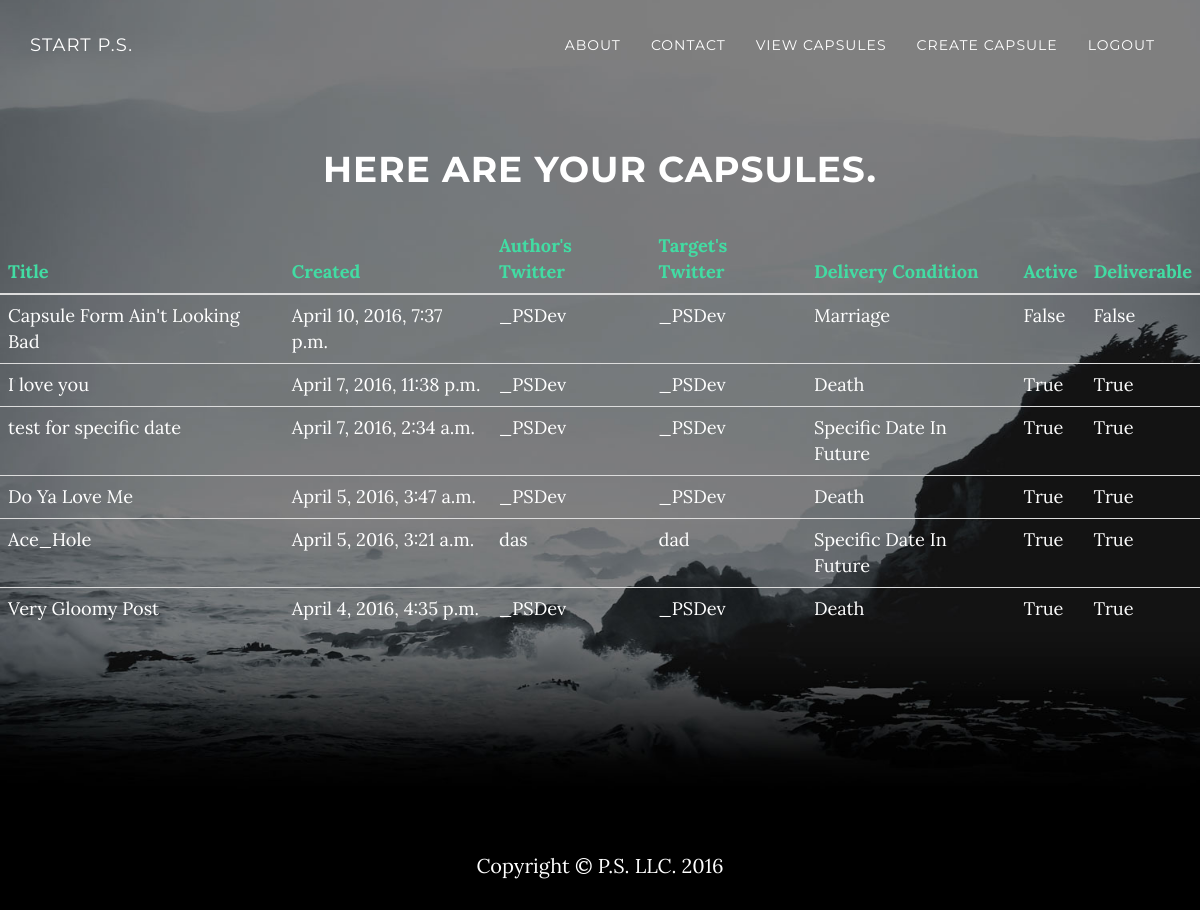
/capsules/ (signed in), run on an earlier commit of the app's database.
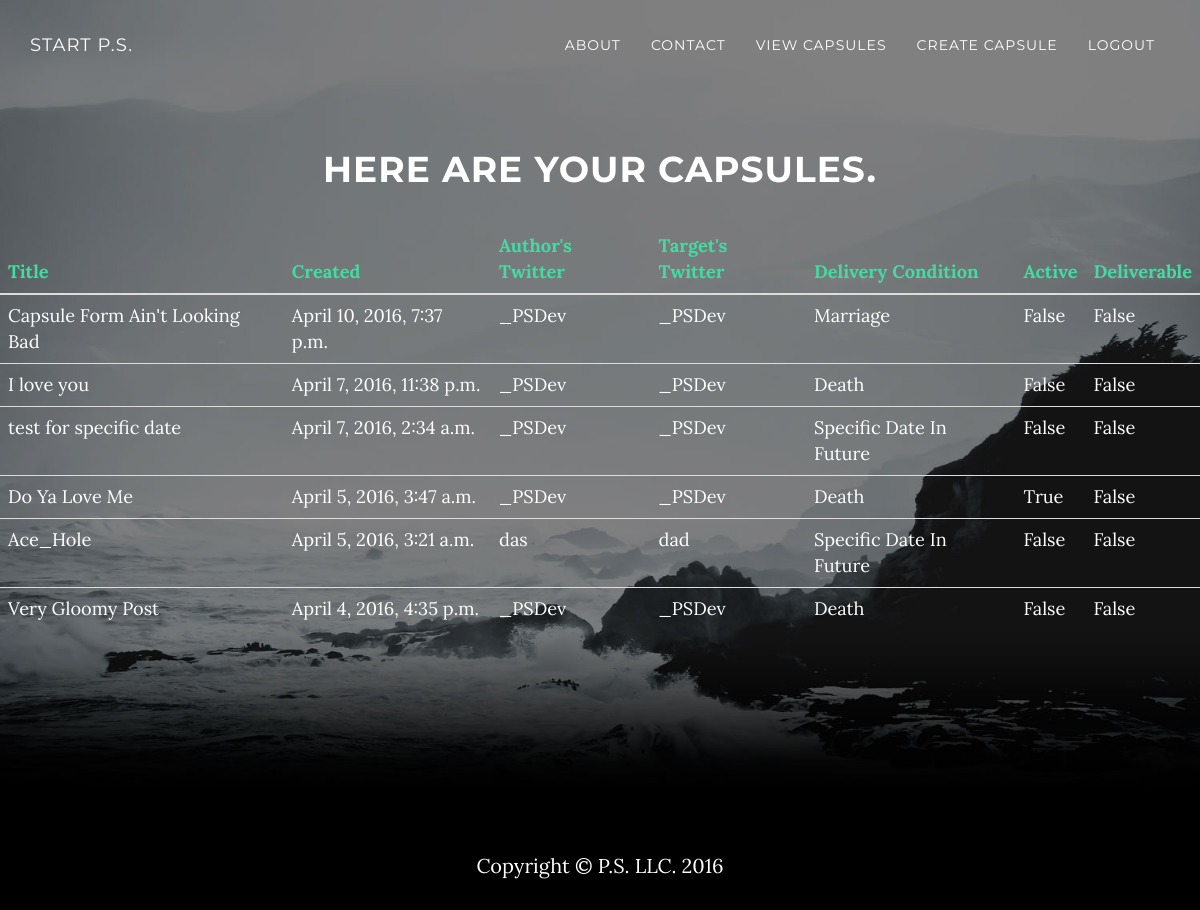
And on a later commit of the database.
### core/models.py (models this page shows, shortened)
class Capsule(models.Model):
    created = models.DateTimeField(auto_now_add=True)
    title = models.CharField(max_length=100, blank=True, default='')
    message = models.TextField(max_length=1000, blank=True, default='')
    file = models.FileField(blank=True, upload_to=partial(make_rng_filename, 'files'), null=True)
    activation_type = models.CharField(max_length=10, choices=FUTURE_ACTIVATION_CHOICES, default='D')
    delivery_condition = models.CharField(max_length=10, choices=FUTURE_DELIVERY_CHOICES, default='D')
    delivery_date = models.DateField(blank=True, null=True)
    owner = models.ForeignKey(User)
    is_active = models.BooleanField(default=False)
    is_deliverable = models.BooleanField(default=False)
    author_twitter = models.CharField(max_length=40, default='')
    target_twitter = models.CharField(max_length=40, default='')
    target_email = models.EmailField(blank=False, max_length=45, default='')
    target_firstname = models.CharField(blank=True,default='',max_length=30)
    retired = models.BooleanField(default=False)

### core/views.py (the view)
# urls.py: url(r'^capsules/$', views.display_capsules_view, name='display_capsules_view'),
@login_required(login_url='login')
def display_capsules_view(request):
    if request.method == 'GET':
        capsules = Capsule.objects.filter(owner=request.user).order_by(
            '-created')  # get all capsules belonging to a particular user,recent first
        capsules = translate_delivery_condition(
            capsules)  # convert DB delivery notation to verbose string,aka 'SD' -> Specific Date In The Future
        return render(request, 'display_capsules.html', {'capsules': capsules})

### core/views.py (called while the page is built)
def translate_delivery_condition(ax):
    for data in ax:
        data.delivery_condition = FUTURE_DELIVERY_DICT[data.delivery_condition]
    return ax

### core/templates/display_capsules.html
{% extends 'base.html' %}
{% block content %}
    <header class="intro">
        <div class="intro-body">
            <h1>Here are your capsules.</h1>
            <div class="row">
                <div class="col-lg-12 text-left ">
                    <div class="table-responsive ">
                        <table class="table " style="font-size:130%;color:white;">
                            <thead class="indigo">
                            <th>Title</th>
                            <th>Created</th>
                            <th>Author's Twitter</th>
                            <th>Target's Twitter</th>
                            <th>Delivery Condition</th>
                            <th>Active</th>
                            <th>Deliverable</th>
                            </thead>
                            {% for capsule in capsules %}
                                <tr>
                                    <td>{{ capsule.title }}</td>
                                    <td>{{ capsule.created }}</td>
                                    <td>{{ capsule.author_twitter }}</td>
                                    <td>{{ capsule.target_twitter }}</td>
                                    <td>{{ capsule.delivery_condition}}</td>
                                    <td>{{ capsule.is_active }}</td>
                                    <td>{{ capsule.is_deliverable }}</td>
                                </tr>
                            {% endfor %}
                        </table>
                    </div>
                </div>
            </div>
        </div>
    </header>
{% endblock %}

### core/templates/base.html (shortened to what this page needs)
<!DOCTYPE html>
<html lang="en">
<head>
    {% load staticfiles %}
    <link href="{% static "core/css/bootstrap.css" %}" rel="stylesheet">
    <link href="{% static "core/css/grayscale.css" %}" rel="stylesheet">
    <link href="{% static "core/css/font-awesome.min.css" %}" rel="stylesheet" type="text/css">
</head>
<body id="page-top" data-spy="scroll" data-target=".navbar-fixed-top">
<nav class="navbar navbar-custom navbar-fixed-top" role="navigation">
    <div class="container">
        <div class="navbar-header">
            {% if not user.is_authenticated %}
                <a class="navbar-brand page-scroll" href="/login">
            {% else %}
                <a class="navbar-brand page-scroll" href="/create_capsule">
            {% endif %}
             <span class="light">Start P.S.</span>
            </a>
        </div>
        <div class="collapse navbar-collapse navbar-right navbar-main-collapse">
            <ul class="nav navbar-nav">
                <li>
                    <a class="page-scroll" href="../#about">About</a>
                </li>
                <li>
                    <a class="page-scroll" href="../#contact">Contact</a>
                </li>
                {% if not user.is_authenticated %}
                    <li>
                        <a href="/login">Login</a>
                    </li>
                    <li>
                        <a class="page-scroll" href="../register">Register</a>
                    </li>
                {% else %}
                    <li>
                        <a href="/capsules">View Capsules</a>
                    </li>
                    <li>
                        <a href="/create_capsule">Create Capsule</a>
                    </li>
                    <li>
                        <a href="/logout">Logout</a>
                    </li>
                {% endif %}
            </ul>
        </div>
    </div>
</nav>
{% block content %}{% endblock %}
<footer>
    <div class="container text-center">
        <p>Copyright &copy; P.S. LLC. 2016</p>
    </div>
</footer>
</body>
</html>

### core/static/core/css/grayscale.css (style rules this page uses)
body { width: 100%; height: 100%; font-family: Lora,"Helvetica Neue",Helvetica,Arial,sans-serif; color: #fff; background-color: #000; }
html { width: 100%; height: 100%; }
h1, h2, h3, h4, h5, h6 { margin: 0 0 35px; text-transform: uppercase; font-family: Montserrat,"Helvetica Neue",Helvetica,Arial,sans-serif; font-weight: 700; letter-spacing: 1px; }
p { margin: 0 0 25px; font-size: 18px; line-height: 1.5; }
@media (min-width:768px) { p { margin: 0 0 35px; font-size: 20px; line-height: 1.6; } }
a { color: #42dca3; -webkit-transition: all .2s ease-in-out; -moz-transition: all .2s ease-in-out; transition: all .2s ease-in-out; }
.light { font-weight: 400; }
.navbar-custom { margin-bottom: 0; border-bottom: 1px solid rgba(255,255,255,.3); text-transform: uppercase; font-family: Montserrat,"Helvetica Neue",Helvetica,Arial,sans-serif; background-color: #000; }
.navbar-custom .navbar-brand { font-weight: 700; }
.navbar-custom a { color: #fff; }
.navbar-custom .nav li a { -webkit-transition: background .3s ease-in-out; -moz-transition: background .3s ease-in-out; transition: background .3s ease-in-out; }
@media (min-width:768px) { .navbar-custom { padding: 20px 0; border-bottom: 0; letter-spacing: 1px; background: 0 0; -webkit-transition: background .5s ease-in-out,padding .5s ease-in-out; -moz-transition: background .5s ease-in-out,padding .5s ease-in-out; transition: background .5s ease-in-out,padding .5s ease-in-out; } }
.intro { display: table; width: 100%; height: auto; padding: 100px 0; text-align: center; color: #fff; background: url(../img/intro-bg.jpg) no-repeat bottom center scroll; background-color: #000; -webkit-background-size: cover; -moz-background-size: cover; background-size: cover; -o-background-size: cover; }
.intro .intro-body { display: table-cell; vertical-align: middle; }
@media (min-width:768px) { .intro { height: 100%; padding: 0; } }
footer { padding: 50px 0; }
footer p { margin: 0; }
body { webkit-tap-highlight-color: rgba(255,255,255,.2); }
.indigo { color: #42dca3; }

What changed in the data, as far as the page shows it:
changed Capsule "I love you": is_active "True" → "False"; is_deliverable "True" → "False"
changed Capsule "test for specific date": is_active "True" → "False"; is_deliverable "True" → "False"
changed Capsule "Do Ya Love Me": is_deliverable "True" → "False"
changed Capsule "Ace_Hole": is_active "True" → "False"; is_deliverable "True" → "False"
changed Capsule "Very Gloomy Post": is_active "True" → "False"; is_deliverable "True" → "False"
